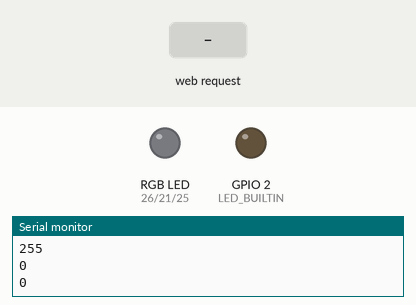
Recording of a sketch running on a simulated ESP32. Parts: an RGB LED mixed from three pins (HIGH = lit), output pins drawn as LEDs (lit = HIGH), the last lines printed to the serial monitor. The inputs (shaded band) are chosen by the test bench. Dim RGB values are drawn brighter than linear.

Above: at 9.2 s.
9.3 s: HTTP request GET /on.html received
At 10.0 s:
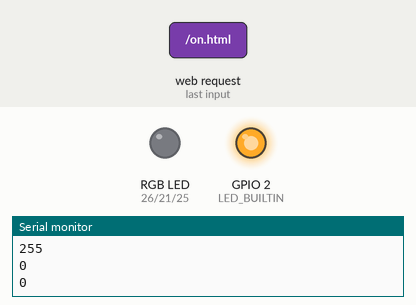
10.8 s: HTTP request GET /rgb_simple.html?value=1 received
At 11.1 s:
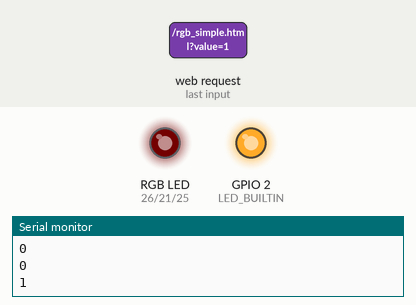
12.3 s: HTTP request GET /rgb_simple.html?value=0 received
At 13.4 s:
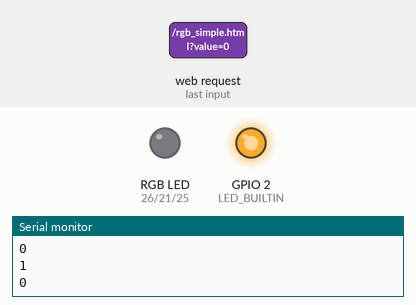
13.8 s: HTTP request GET /rgb_wheel.html?value=1 received
At 14.6 s:
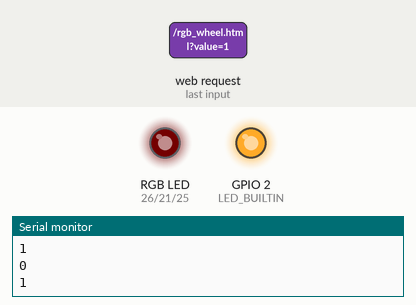
Timing chart, 0 to 16.3 s (numbered marks = the images above; inputs shaded):
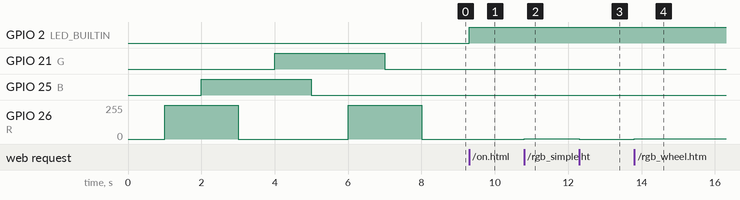

The sketch:

WebServer.ino
```cpp
#include <WiFi.h>
#include <WebServer.h>
#include "Web.h"
const char* ssid = "SIMON"; // Mettre le ssid de votre réseau Wifi
const char* password = "azerty"; // Mettre le mot de passe de votre réseau Wifi
WebServer server(80); // Creation dun objet de type serveur HTTP
bool etatLED = false;
const char R = 26;
const char B = 25;
const char G = 21;


int freq = 5000;
int ledChannel = 0;
int resolution = 8;

  int GetRfromHTML(char* ColorCode);
  int GetBfromHTML(char* ColorCode);
  int GetGfromHTML(char* ColorCode);

  void handleRoot(){ // Callback declenché en cas de navigation vers la page dacceuil (root)
    server.send(200, "text/html", rgb_wheelHTML); // Envoi de la page HTML
  }

  void handleNotFound(){ // Callback declenché en cas de navigation vers une cible inconnue
    server.send(404, "text/plain","404: Not found");
  }

  void handleOff(){ // Callback declenché en cas de navigation vers la page dacceuil (root)
    etatLED = false;
    server.send(200, "text/html", offHTML); // Envoi de la page HTML
  }

  void handleOn(){ // Callback declenché en cas de navigation vers la page dacceuil (root)
    etatLED = true;
    server.send(200, "text/html", onHTML); // Envoi de la page HTML
  }

  void handleRGBSimple(){ // Callback declenché en cas de navigation vers la page dacceuil (root)
    String valueColor = server.arg("value");
    char* valueC = &valueColor[0];
    Serial.println(valueC);
    dacWrite(R, GetRfromHTML(valueC));
    dacWrite(B, GetGfromHTML(valueC));
    ledcWrite(ledChannel, GetBfromHTML(valueC));
    server.send(200, "text/html", rgb_simpleHTML); // Envoi de la page HTML
  }

  void handleRGBWheel() {
    String valueColor = server.arg("value");
    char* valueC = &valueColor[0];
    Serial.println(valueC);
    dacWrite(R, GetRfromHTML(valueC));
    dacWrite(B, GetGfromHTML(valueC));
    ledcWrite(ledChannel, GetBfromHTML(valueC));
    server.send(200, "text/html", rgb_wheelHTML);
  }

  void setup() {
    Serial.begin(115200);
    pinMode(LED_BUILTIN, OUTPUT);
    delay(1000);
    Serial.print("Setting AP (Access Point)...");
    WiFi.softAP(ssid, password); // Remove the password parameter, if you want the AP (Access Point) to be open
    //WiFi.softAP(ssid);
    IPAddress IP = WiFi.softAPIP();
    Serial.print("AP IP address: ");
    Serial.println(IP);
    server.on("/", handleRoot); // si navigation vers (page daccueil) appel du callback handleRoot
    server.on("/off.html", handleOff);
    server.on("/on.html", handleOn);
    server.on("/rgb_simple.html", handleRGBSimple);
    server.on("/rgb_wheel.html", handleRGBWheel);
    server.onNotFound(handleNotFound); // si navigation vers cible inconnue, appel du callback handlenotFound
    server.begin(); // Initialisation du serveur web
    Serial.println("Serveur web actif");

    pinMode(R, OUTPUT);
    pinMode(B, OUTPUT);
    ledcSetup(ledChannel, freq, resolution);
    ledcAttachPin(G, ledChannel);

    /*for (int i = 0; i <= 255; i++) {
      dacWrite(R, i);
      delay(10);
    }
    delay(200);
    for (int i = 0; i <= 255; i++) {
      dacWrite(B, i);
      delay(10);
    }
    delay(200);
    for (int i = 255; i >= 0; i--) {
      dacWrite(R, i);
      delay(10);
    }
    delay(200);
    for (int i = 255; i >= 0; i--) {
      dacWrite(B, i);
      delay(10);
    }
    delay(200);*/

    digitalWrite(R, 1);
    delay(1000);
    digitalWrite(B, 1);
    delay(1000);
    digitalWrite(R, 0);
    delay(1000);
    ledcWrite(ledChannel, 255);
    delay(1000);
    digitalWrite(B, 0);
    delay(1000);
    digitalWrite(R, 1);
    delay(1000);
    ledcWrite(ledChannel, 0);
    delay(1000);
    digitalWrite(R, 0);

    char * color = "FF0000";
    Serial.println(GetRfromHTML(color));
    Serial.println(GetBfromHTML(color));
    Serial.println(GetGfromHTML(color));
  }

  void loop() {
    digitalWrite(LED_BUILTIN, etatLED);
    server.handleClient(); // Attente de demande du client
  }

  int GetRfromHTML(char* ColorCode) {
    char color[2];

    if (ColorCode[0] == 35) {
      color[0] = ColorCode[1];
      color[1] = ColorCode[2];
    } else {
      color[0] = ColorCode[0];
      color[1] = ColorCode[1];
    }

    int number = strtol(color, NULL, 16);
    return number;
  }

  int GetBfromHTML(char* ColorCode) {
    char color[2];

    if (ColorCode[0] == 35) {
      color[0] = ColorCode[3];
      color[1] = ColorCode[4];
    } else {
      color[0] = ColorCode[2];
      color[1] = ColorCode[3];
    }

    int number = strtol(color, NULL, 16);
    return number;
  }

  int GetGfromHTML(char* ColorCode) {
    char color[2];

    if (ColorCode[0] == 35) {
      color[0] = ColorCode[5];
      color[1] = ColorCode[6];
    } else {
      color[0] = ColorCode[4];
      color[1] = ColorCode[5];
    }

    int number = strtol(color, NULL, 16);
    return number;
  }
```

Source omitted: Web.h (32054 bytes)

Measured:
- after the input at 9.3 s, GPIO 2 (LED_BUILTIN): LOW → HIGH at once
- after the input at 10.8 s, GPIO 26 (R): 0/255 → 1/255 at once
- after the input at 12.3 s, GPIO 26 (R): 1/255 → 0/255 at once
- after the input at 13.8 s, GPIO 26 (R): 0/255 → 1/255 at once
